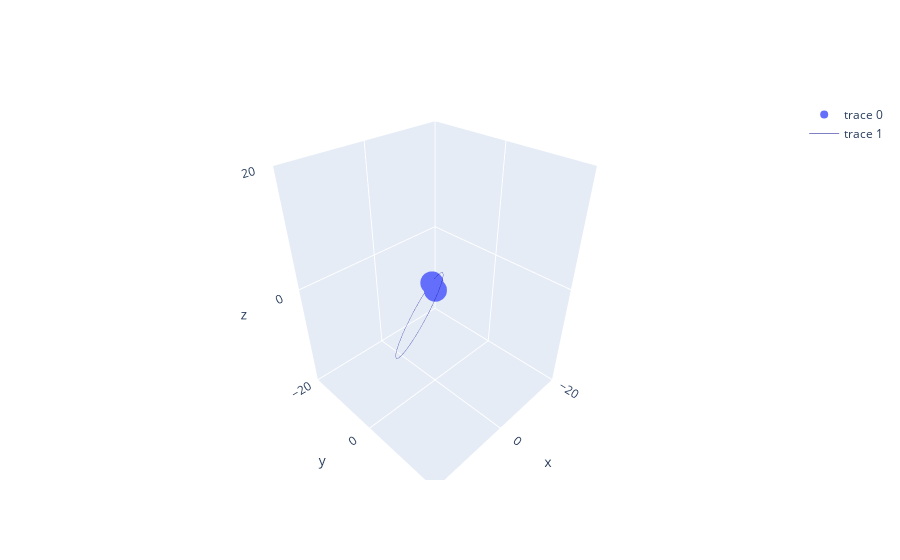

This figure's notebook cell:
### Code cell
def trace_bodies(orbit, t):
    primary = orbit.primary_body_position(t)
    secondary = orbit.secondary_body_position(t)
    x, y, z = zip(primary, secondary)
    return go.Scatter3d(x=x, y=y, z=z, mode="markers")

def trace_orbit_ellipse(orbit):
    x_ellipse, y_ellipse, z_ellipse = np.transpose(
        orbit.ellipse(np.linspace(0, 2 * np.pi, 500))
    )
    return go.Scatter3d(
        x=x_ellipse,
        y=y_ellipse,
        z=z_ellipse,
        mode="lines",
        line=dict(color="darkblue", width=0.5),
    )

def plot_orbit(orbit, t):
    ellipse = trace_orbit_ellipse(orbit)
    bodies = trace_bodies(orbit, t)
    
    fig = go.Figure(data=[bodies, ellipse])
    fig.update_layout(
        scene=dict(
            xaxis=dict(nticks=4, range=[-2 * orbit.semimajor_axis, 2 * orbit.semimajor_axis],),
            yaxis=dict(nticks=4, range=[-2 * orbit.semimajor_axis, 2 * orbit.semimajor_axis],),
            zaxis=dict(nticks=4, range=[-2 * orbit.semimajor_axis, 2 * orbit.semimajor_axis],),
        )
    )
    return fig

fig = plot_orbit(sun_earth_orbit, t_val)
fig.show()

### Figure 1 — Plotly figure (JSON) as saved in the notebook; plotly's stock layout.template omitted (floating-point values rounded to 4 significant figures; data arrays with more than 128 entries replaced by an {"elided": "..."} marker saying what was removed)
{"data": [{"mode": "markers", "type": "scatter3d", "x": [0, -4.276], "y": [0, -5.385], "z": [0, -2.124]}, {"line": {"color": "darkblue", "width": 0.5}, "mode": "lines", "type": "scatter3d", "x": {"elided": "500 float values"}, "y": {"elided": "500 float values"}, "z": {"elided": "500 float values"}}], "layout": {"autosize": true, "scene": {"aspectmode": "auto", "aspectratio": {"x": 0.9107, "y": 0.9098, "z": 1.207}, "xaxis": {"nticks": 4, "range": [-20, 20], "type": "linear"}, "yaxis": {"nticks": 4, "range": [-20, 20], "type": "linear"}, "zaxis": {"nticks": 4, "range": [-20, 20], "type": "linear"}}}}
